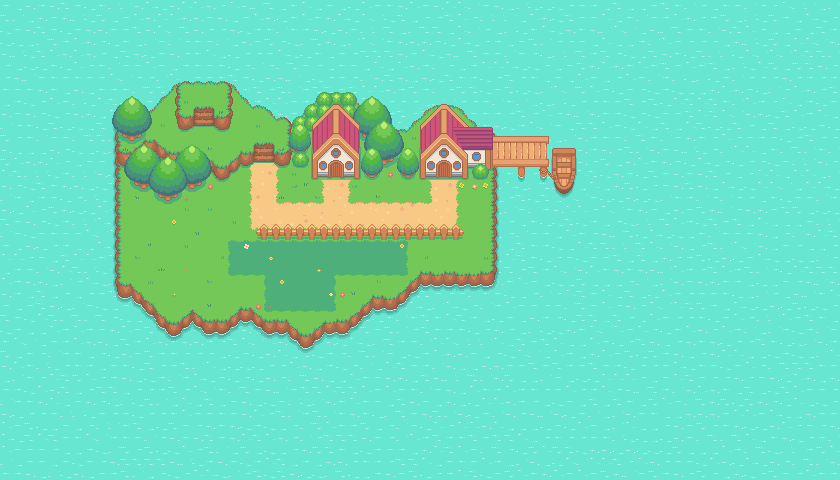

A level layout from a 2D game, rendered from its tile map. Below: a short description, then the map file with tile-grid data replaced by summaries:
An orthogonal 70x40 tile map with 12x12 px tiles, 19 tile layers (Ocean, Island, Paths, Battle Patch, ...).

<map version="1.10" tiledversion="1.10.1" orientation="orthogonal" renderorder="right-down" width="70" height="40" tilewidth="12" tileheight="12" infinite="0" nextlayerid="24" nextobjectid="1">
 <tileset firstgid="1" source="Pokemon Style Game.tsx" />
 <layer id="1" name="Ocean" width="70" height="40">
  <data>[2800 cells, 2800 non-empty, 9 distinct tile ids]</data>
 </layer>
 <layer id="2" name="Island" width="70" height="40">
  <data>[2800 cells, 621 non-empty, 100 distinct tile ids]</data>
 </layer>
 <layer id="17" name="Paths" width="70" height="40">
  <data>[2800 cells, 94 non-empty, 15 distinct tile ids]</data>
 </layer>
 <layer id="21" name="Battle Patch" width="70" height="40">
  <data>[2800 cells, 63 non-empty, 13 distinct tile ids]</data>
 </layer>
 <layer id="18" name="Dock" width="70" height="40">
  <data>[2800 cells, 48 non-empty, 48 distinct tile ids]</data>
 </layer>
 <layer id="3" name="Bottom Plateau" width="70" height="40">
  <data>[2800 cells, 139 non-empty, 106 distinct tile ids]</data>
 </layer>
 <layer id="4" name="Top Plateau" width="70" height="40">
  <data>[2800 cells, 30 non-empty, 30 distinct tile ids]</data>
 </layer>
 <layer id="23" name="Grass and Flowers" width="70" height="40">
  <data>[2800 cells, 53 non-empty, 30 distinct tile ids]</data>
 </layer>
 <layer id="22" name="Fences" width="70" height="40">
  <data>[2800 cells, 36 non-empty, 8 distinct tile ids]</data>
 </layer>
 <layer id="16" name="Bush 4" width="70" height="40">
  <data>[2800 cells, 4 non-empty, 4 distinct tile ids]</data>
 </layer>
 <layer id="14" name="Bush 3" width="70" height="40">
  <data>[2800 cells, 8 non-empty, 4 distinct tile ids]</data>
 </layer>
 <layer id="13" name="Bush 2" width="70" height="40">
  <data>[2800 cells, 4 non-empty, 4 distinct tile ids]</data>
 </layer>
 <layer id="15" name="Bush 1" width="70" height="40">
  <data>[2800 cells, 12 non-empty, 4 distinct tile ids]</data>
 </layer>
 <layer id="20" name="Bush 0.5" width="70" height="40">
  <data>[2800 cells, 4 non-empty, 4 distinct tile ids]</data>
 </layer>
 <layer id="6" name="Trees" width="70" height="40">
  <data>[2800 cells, 64 non-empty, 16 distinct tile ids]</data>
 </layer>
 <layer id="10" name="Trees 1" width="70" height="40">
  <data>[2800 cells, 32 non-empty, 16 distinct tile ids]</data>
 </layer>
 <layer id="19" name="Trees 2" width="70" height="40">
  <data>[2800 cells, 18 non-empty, 6 distinct tile ids]</data>
 </layer>
 <layer id="5" name="Houses" width="70" height="40">
  <data>[2800 cells, 98 non-empty, 98 distinct tile ids]</data>
 </layer>
 <layer id="7" name="Bush" width="70" height="40">
  <data>[2800 cells, 8 non-empty, 4 distinct tile ids]</data>
 </layer>
</map>
